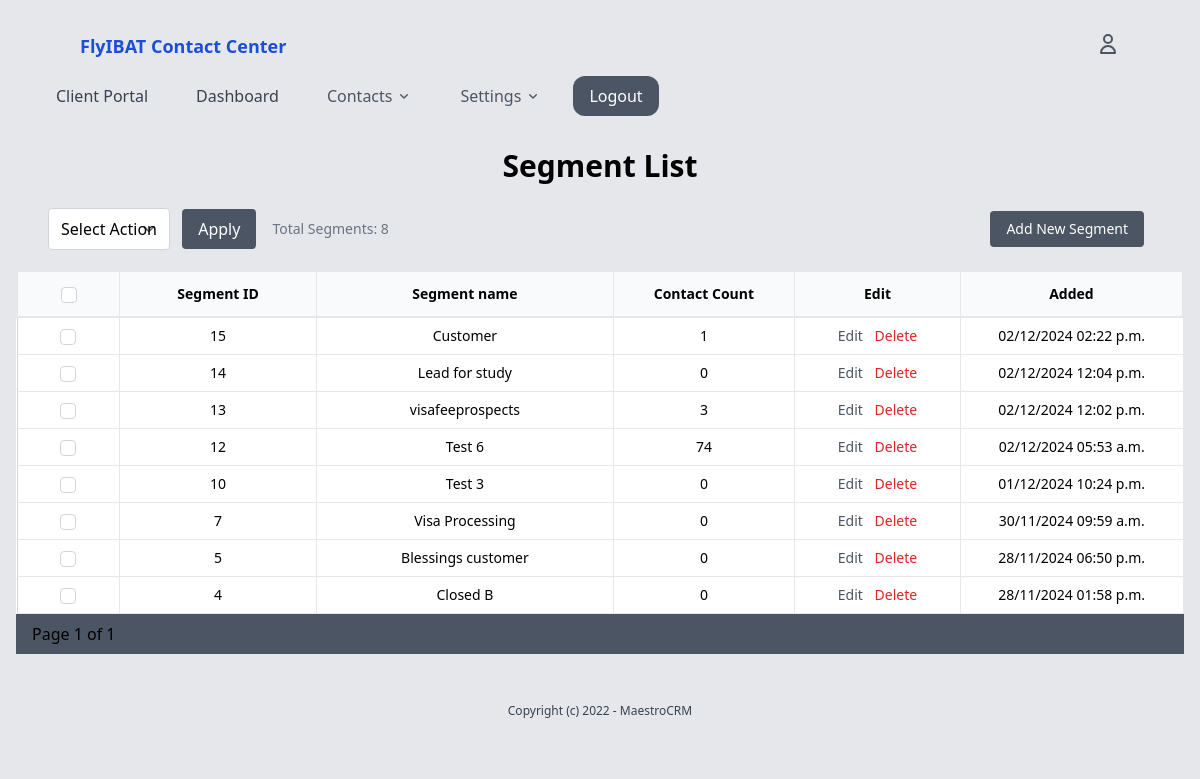
The page /contacts/segments/ (signed in) on the database its author committed.
### segments/models.py (models this page shows)
class Segment(models.Model):
    name = models.CharField(max_length=255)
    description = models.TextField(blank=True, null=True)
    conditions = models.JSONField()  # Store filtering rules in JSON
    contacts = models.ManyToManyField(Contact, blank=True, related_name='segments')
    created_by = models.ForeignKey(User, on_delete=models.SET_DEFAULT, default=1, related_name='segments_created')
    category = models.ForeignKey(SegCategory, on_delete=models.SET_NULL, null=True, blank=True, related_name='segments')
    created_at = models.DateTimeField(auto_now_add=True)
    modified_at = models.DateTimeField(auto_now=True)

### segments/views.py (the view)
# urls.py: path('', views.segment_list, name='list'),
@login_required
def segment_list(request):
    segments = Segment.objects.all().order_by('-created_by')
    paginator = Paginator(segments, 10)  # Show 10 contacts per page
    page_number = request.GET.get('page')
    page_segments = paginator.get_page(page_number)
    return render(request, 'segments/segment_list.html', {'segments': page_segments})

### core/context_processors.py (called while the page is built)
def user_roles(request):
    if request.user.is_authenticated:
        groups = request.user.groups.values_list('name', flat=True)
        return {'user_roles': groups}
    return {}

### segments/templates/segments/segment_list.html (shortened to what this page needs)
{% extends 'core/base.html' %}
{% block content %}
<form class="p-4">
    <h2 class="text-3xl font-bold mb-6 text-center">Segment List</h2>
    <div class="mb-1 px-4 flex-col flex md:flex-row">
        <div class="flex-auto w-50 mb-4 px-4 flex items-center justify-start">
            <div>
                <select name="action" class="border border-gray-300 rounded py-2 px-3">
                    <option value="">Select Action</option>
                </select>
                <button type="submit" class="ml-2 bg-gray-600 text-white py-2 px-4 rounded hover:bg-gray-700">
                    Apply
                </button>
            </div>
            <div class="px-4 text-sm text-gray-500">Total Segments: {{ segments.paginator.count }}</div>
        </div>
        <div class="flex-auto w-50 md-1/2 mb-4 flex items-center justify-end px-6">
            <a href="{% url 'segments:add' %}"
                class="ml-2 text-sm bg-gray-600 text-white py-2 px-4 rounded hover:bg-gray-700">
                Add New Segment
            </a>
        </div>
    </div>
    <table class="w-full bg-white border border-gray-300">
        <tr class="border-2 border-gray-200 items-center bg-gray-50">
            <th class="py-3 px-4 border-r border-gray-200  text-sm font-semibold w-10">
                <input id="select-all" type="checkbox" class="rounded border-gray-300">
            </th>
            <th class="py-3 px-4 border-r border-b border-gray-200  text-sm font-semibold w-5">Segment ID</th>
            <th class="py-3 px-4 border-r border-b border-gray-200  text-sm font-semibold w-20">Segment name</th>
            <th class="py-3 px-4 border-r border-b border-gray-200  text-sm font-semibold w-20">Contact Count</th>
            <th class="py-3 px-4 border-r border-b border-gray-200  text-sm font-semibold w-20">Edit</th>
            <th class="py-3 px-4 border-r border-b border-gray-200  text-sm font-semibold w-5">Added</th>
        </tr>
        {% for segment in segments %}
        <tr class="hover:bg-gray-100 transition duration-200 text-center">
            <td class="py-2 px-4 border-r border-b border-gray-200 text-sm">
                <input type="checkbox" name="selected_segments" value="{{ segment.id }}" class="rounded border-gray-300">
            </td>
            <td class="py-2 px-2 border-r border-b border-gray-200 text-sm">{{ segment.id }}</td>
            <td href="{% url 'segments:contacts' segment.id %}" class="py-2 px-4 border-r border-b border-gray-200 text-sm">
                <a href="{% url 'segments:contacts' segment.id %}">{{ segment.name }}</a>
            </td>
            <td class="py-2 px-4 border-r border-b border-gray-200 text-sm">
                <a href="{% url 'segments:contacts' segment.id %}">{{ segment.contacts.count }}</a>
            </td>
            <td class="py-2 px-4 border-r border-b border-gray-200 text-sm">
               <a href="{% url 'segments:edit' segment.id %}" class="text-gray-600 hover:text-gray-800">Edit</a>
               <a href="{% url 'segments:delete' segment.id %}" onclick="return confirmDelete();" class="btn btn-danger text-red-600 hover:text-red-800 ml-2">
                Delete
               </a>
            </td>
            <td class="py-2 px-4 border-r border-b border-gray-200 text-sm">{{ segment.created_at|date:"d/m/Y h:i a" }}</td>
        </tr>
        {% endfor %}
    </table>
    <div class="bg-gray-600 py-2 px-4 border-b border-gray-200">
        <span>Page {{ segments.number }} of {{ segments.paginator.num_pages }}</span>
    </div>
</form>
{% endblock %}

### rows shown on the page
Segment: id "15", name "Customer", contacts.count "1", created_at "02/12/2024 02:22 p.m."
Segment: id "14", name "Lead for study", contacts.count "0", created_at "02/12/2024 12:04 p.m."
Segment: id "13", name "visafeeprospects", contacts.count "3", created_at "02/12/2024 12:02 p.m."
Segment: id "12", name "Test 6", contacts.count "74", created_at "02/12/2024 05:53 a.m."
Segment: id "10", name "Test 3", contacts.count "0", created_at "01/12/2024 10:24 p.m."
Segment: id "7", name "Visa Processing", contacts.count "0", created_at "30/11/2024 09:59 a.m."
Segment: id "5", name "Blessings customer", contacts.count "0", created_at "28/11/2024 06:50 p.m."
Segment: id "4", name "Closed B", contacts.count "0", created_at "28/11/2024 01:58 p.m."

### other values the page prints
{{ segments.paginator.count }} "8"
{{ segments.number }} "1"
{{ segments.paginator.num_pages }} "1"
